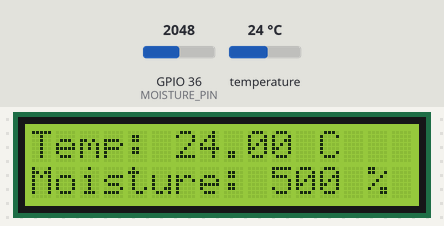
Recording of a sketch running on a simulated ESP32. On the bench: 16×2 character LCD. Inputs (shaded band) come from the test bench; at power-on: GPIO 36 (MOISTURE_PIN) = 2048, temperature 24 °C. WiFi joins after 1.5 s; servers stay silent unless stated; what the sketch prints to the serial monitor is not drawn.

Above: at 2.9 s.
3.0 s: GPIO 36 (MOISTURE_PIN) set to 431
At 5.6 s:
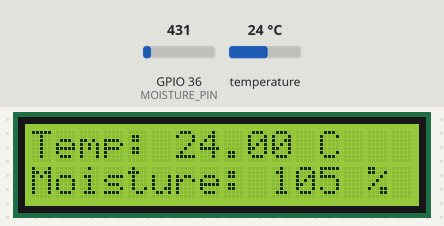
5.9 s: GPIO 36 (MOISTURE_PIN) set to 377
At 7.1 s:
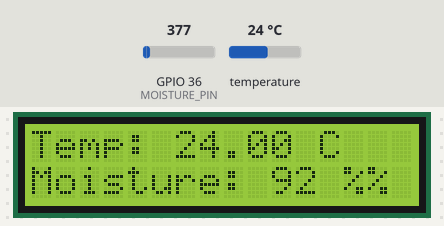
8.8 s: GPIO 36 (MOISTURE_PIN) set to 45
At 11.9 s:
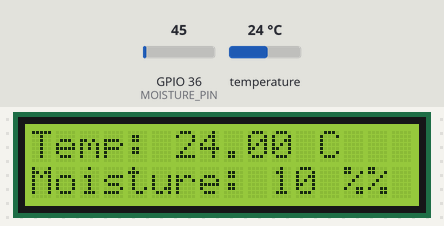
12.2 s: GPIO 36 (MOISTURE_PIN) set to 37
At 13.2 s:
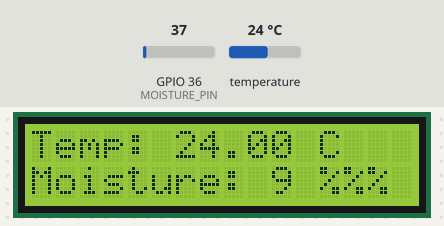
15.1 s: temperature set to 12 °C
At 18.0 s:
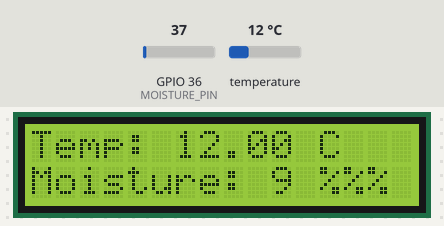
18.5 s: temperature set to 19 °C
At 20.5 s:
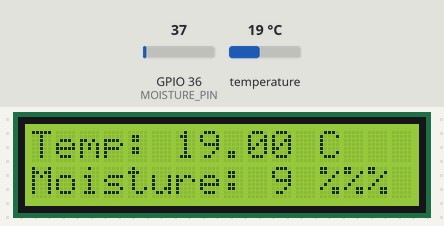
Timing chart, 0 to 22.0 s (numbered marks = the images above; inputs shaded):
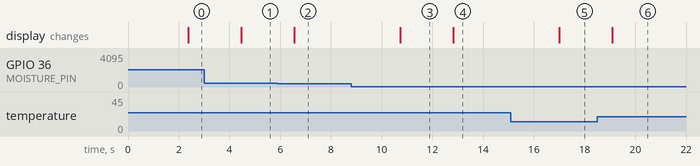

The sketch:

moisture-temp-firebase-1.ino
```cpp
#include <WiFi.h>
#include <FirebaseESP32.h>
#include <OneWire.h>
#include <DallasTemperature.h>
#include <LiquidCrystal_I2C.h>

#define WIFI_SSID "vx"
#define WIFI_PASSWORD "14231423"
#define FIREBASE_HOST "https://lesson1-d1792-default-rtdb.firebaseio.com/"
#define FIREBASE_AUTH "AIzaSyAgnMD_uFO5zrqEtTRouctYp5LO4k4-W8M"

#define SENSOR_PIN 17
#define MOISTURE_PIN A0

OneWire oneWire(SENSOR_PIN);
DallasTemperature DS18B20(&oneWire);
FirebaseData firebaseData;

const String TEMPERATURE_KEY = "temperature";
const String MOISTURE_KEY = "moisture";

LiquidCrystal_I2C lcd(0x27, 16, 2);

void setup() {
  Serial.begin(9600);
  DS18B20.begin();
  pinMode(MOISTURE_PIN, INPUT);

  lcd.begin();
  lcd.backlight();

  WiFi.begin(WIFI_SSID, WIFI_PASSWORD);
  Serial.print("Connecting to WiFi");
  while (WiFi.status() != WL_CONNECTED) {
    delay(500);
    Serial.print(".");
  }
  Serial.println("\nConnected to WiFi");

  Firebase.begin(FIREBASE_HOST, FIREBASE_AUTH);
}

void loop() {
  // Read temperature from DS18B20 sensor
  DS18B20.requestTemperatures();
  float temperatureC = DS18B20.getTempCByIndex(0);

  // Read raw moisture sensor value
  int moistureValue = analogRead(MOISTURE_PIN);

  // Map the raw moisture sensor value to the desired range (optional if you already calibrated the sensor)
  int mappedMoisture = map(moistureValue, 0, 1023, 0, 250);

  Serial.print("Temperature: ");
  Serial.print(temperatureC);
  Serial.print(" °C, Moisture: ");
  Serial.print(mappedMoisture);
  Serial.println(" %");

  // Display temperature and moisture level on the LCD
  lcd.setCursor(0, 0);
  lcd.print("Temp: ");
  lcd.print(temperatureC);
  lcd.print(" C");

  lcd.setCursor(0, 1);
  lcd.print("Moisture: ");
  lcd.print(mappedMoisture);
  lcd.print(" %");

  Firebase.setFloat(firebaseData, TEMPERATURE_KEY, temperatureC);
  Firebase.setInt(firebaseData, MOISTURE_KEY, mappedMoisture);

  delay(1000); // Adjust the delay as needed
}
```

Measured:
- the behaviour switches between 410 and 409 on GPIO 36 (MOISTURE_PIN) (found by bisection; images 1 and 2)
- the behaviour switches between 41 and 40 on GPIO 36 (MOISTURE_PIN) (found by bisection; images 3 and 4)
- after the input at 3.0 s, the display: changes after 1.5 s (image 1)
- after the input at 5.9 s, the display: changes after 0.66 s (image 2)
- after the input at 8.8 s, the display: changes after 1.9 s (image 3)
- after the input at 12.2 s, the display: changes after 0.63 s (image 4)
- after the input at 15.1 s, the display: changes after 1.9 s (image 5)
- after the input at 18.5 s, the display: changes after 0.60 s (image 6)
